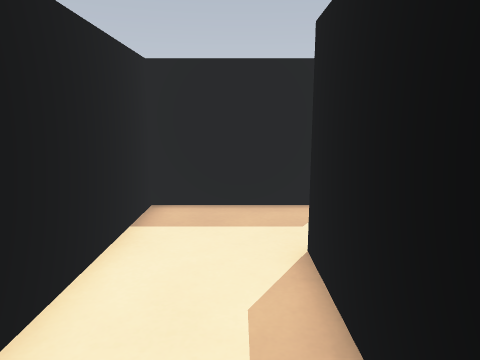
View 1 (above)

23 first-person views from a walk through a Godot game level. The camera is 1.2 m above the floor, tilts 10° down and sees 70° across. The floor is counted in squares, 0.5 m on a side. Each view is taken from the middle of a square. On the plan, view 1 faces up. The plan holds only what a view shows up to about 20 squares ahead; the rest is blank. The place goes on beyond the plan.

View 2
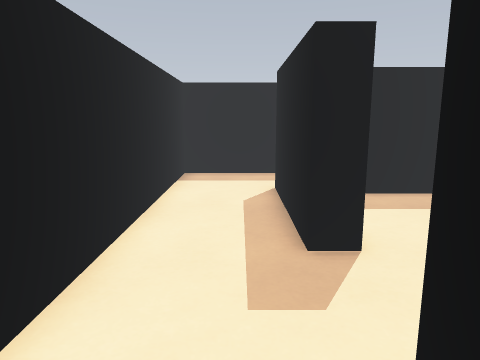

View 3
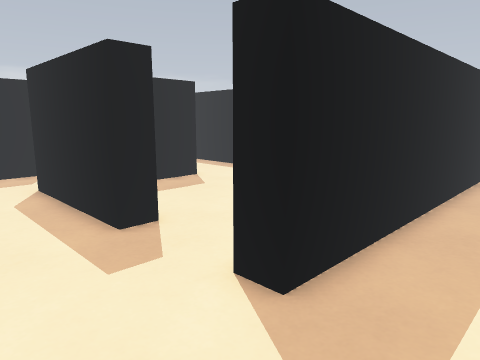

View 4
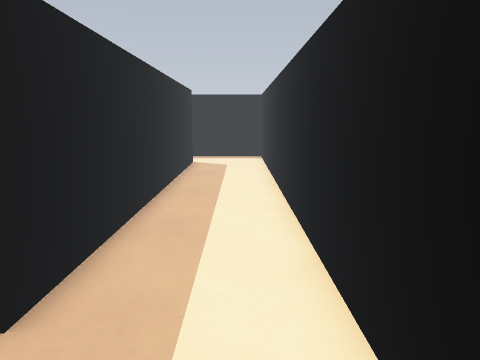

View 5
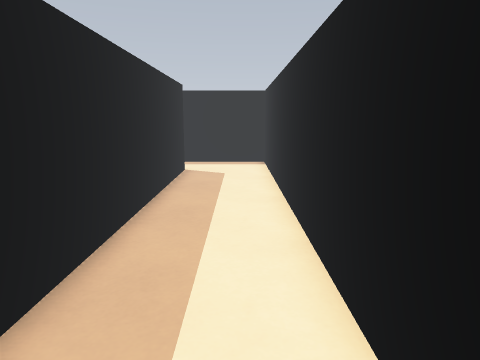

View 6
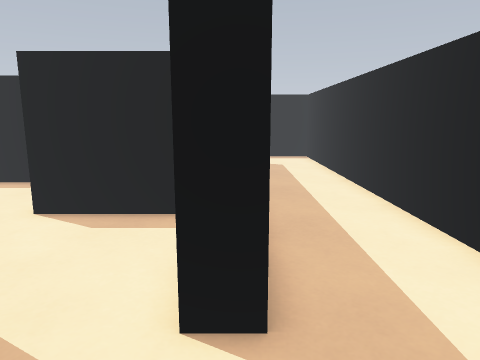

View 7
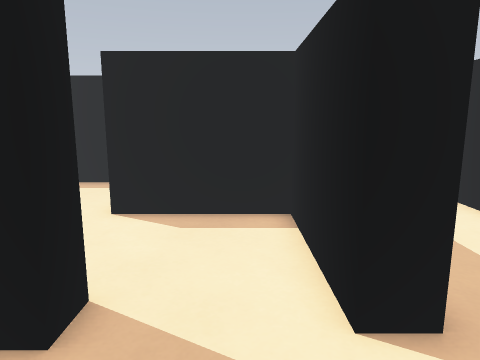

View 8
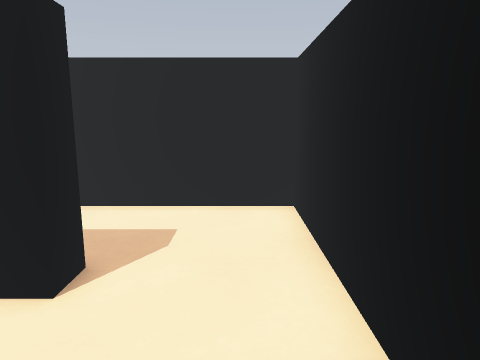

View 9
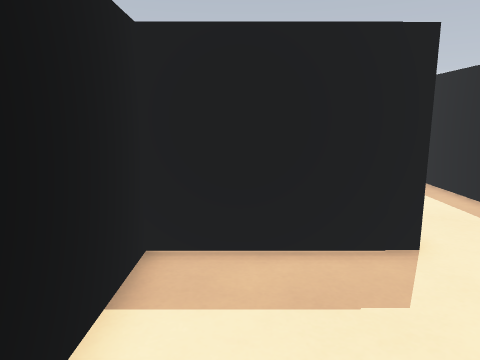

View 10
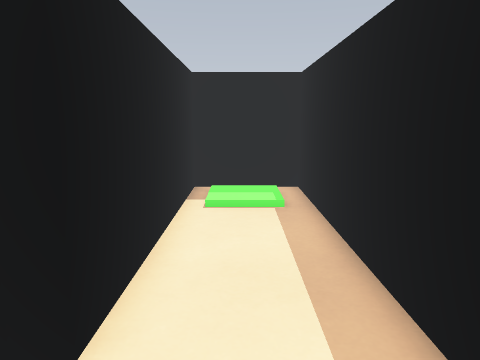

View 11
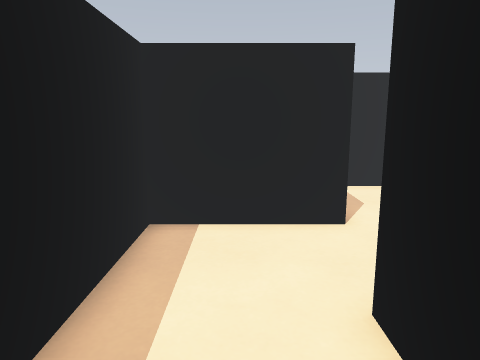

View 12
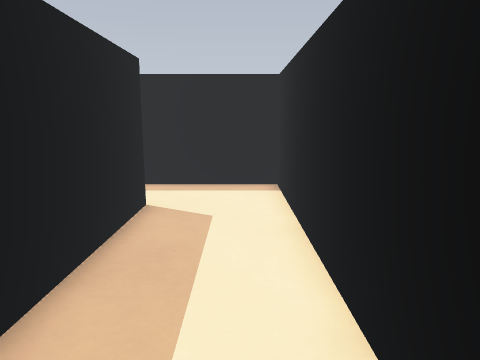

View 13
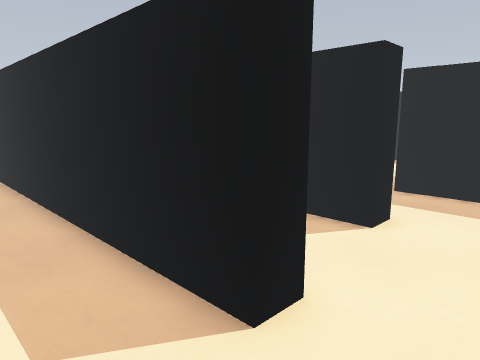

View 14
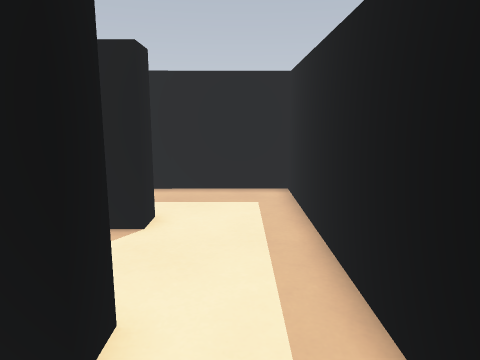

View 15
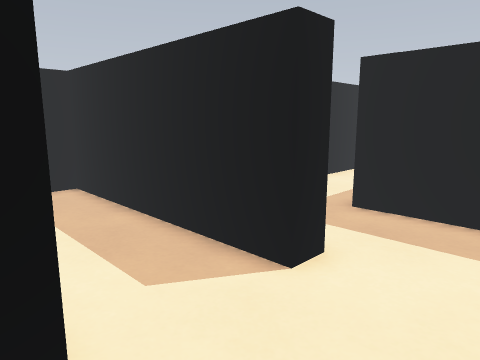

View 16
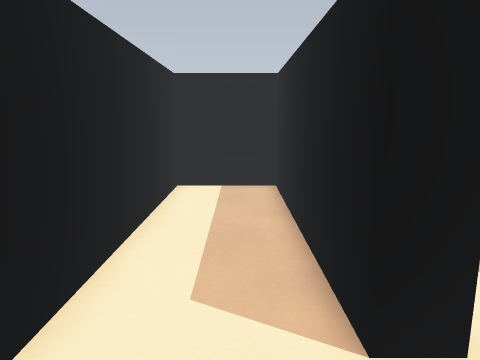

View 17
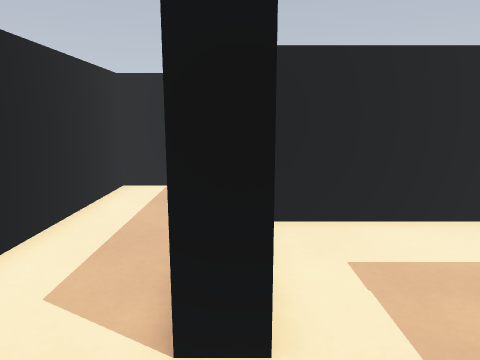

View 18
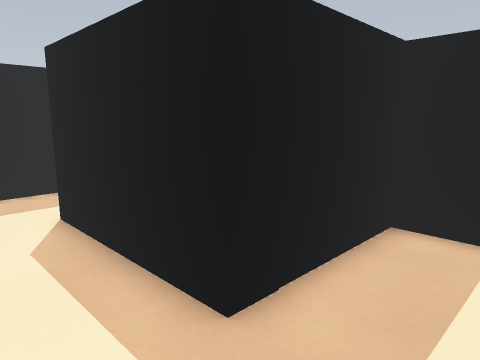

View 19
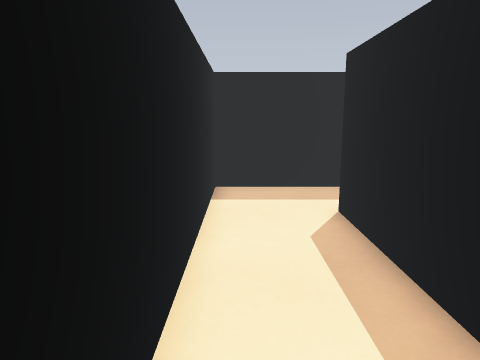

View 20
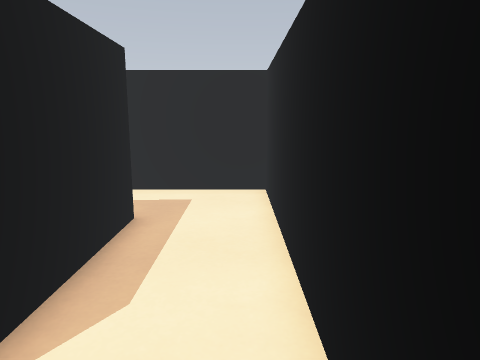

View 21
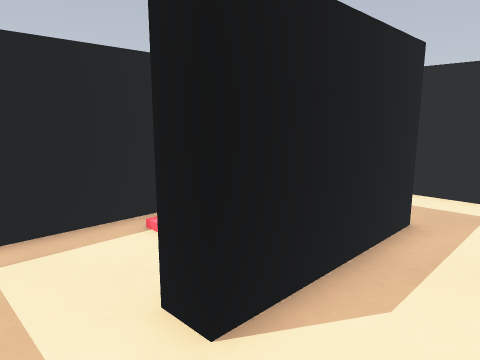

View 22
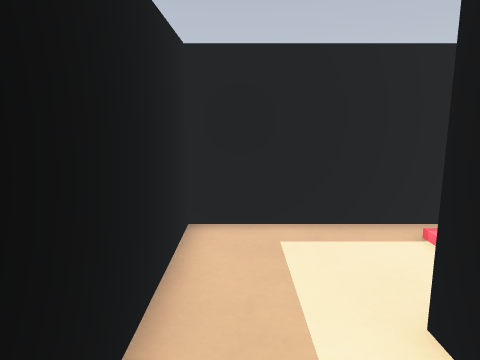

View 23
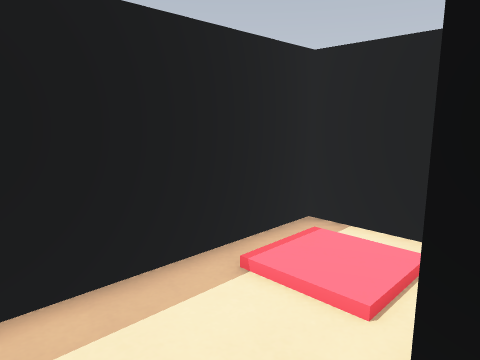

### Floor plan
Points are (right, up) in squares from view 1. A wall is a line through its corners. A room is listed if a view was taken in it or the views show most of it. See-through windows are left out.
Room 1 (views 1, 6, 7, 8)
walls: (2.4, 0) (1.3, 0) (1.3, 6.1); (1.5, -4.3) (1.5, -3.3) (2.5, -3.3); (0.5, 9.5) (-2.5, 9.5) (-2.5, -4.4)
ways out: opening at (-0.5, -3.5) to room 2; opening at (2, -1.5) to room 3; opening at (1.5, 7.5)
Room 2 (views 2, 3, 4, 5, 12, 13, 14)
walls: (17.5, -4.3) (1.5, -4.3); (-2.5, -4.4) (-2.5, -8.4) (20.7, -8.4) (20.7, -4.4)
ways out: opening at (-0.5, -3.5) to room 1; opening at (19, -3.5) to room 5
Room 3 (view 9)
walls: (2.5, -3.3) (6.5, -3.3) (6.5, -0.4)
ways out: opening at (2, -1.5) to room 1; opening at (4.5, 0.5) to room 9
Room 4 (views 10, 11)
walls: (6.5, 1.3) (11.1, 1.3) (11.1, 14.2) (7.4, 14.2) (7.4, 5.1) (6.4, 5.1)
ways out: opening at (7, 3) to room 9
Room 5 (views 15, 16)
walls: (17.5, -3.2) (17.5, -4.3); (16.9, 0.3) (7.6, 0.3) (7.6, -3.3) (17.1, -3.3); (20.7, -4.4) (20.7, -0.4)
ways out: opening at (19, -3.5) to room 2; opening at (19, 0.5) to room 6
Room 6 (view 17)
walls: (16.9, 1.3) (16.9, 0.3); (20.7, -0.4) (20.7, 4.8) (17.5, 4.8)
ways out: opening at (19, 0.5) to room 5; opening at (16.5, 3) to room 7
Room 7 (views 18, 19, 20, 21, 22, 23)
walls: (17.5, 4.8) (15.6, 4.8) (15.6, 10.8) (16.6, 10.8); (17.5, 14.2) (12.1, 14.2) (12.1, 1.3) (16.9, 1.3)
ways out: opening at (16.5, 3) to room 6; opening at (16.5, 12) to room 8
Room 8 (no view inside)
walls: (18, 5.9) (20.7, 5.9) (20.7, 14.2) (17.5, 14.2)
ways out: opening at (16.5, 12) to room 7
Room 9 (no view inside)
walls: (6.5, -0.4) (6.5, 1.3); (6.4, 5.1) (2.3, 5.1) (2.3, 1.1)
ways out: opening at (4.5, 0.5) to room 3; opening at (7, 3) to room 4

Positions as (right, up) in squares from view 1, and headings:
1: (0, 0), facing up
2: (0, -6), facing up
3: (-2, -7), facing up-right
4: (-2, -7), facing right
5: (1, -7), facing right
6: (-2, -4), facing right
7: (-2, -2), facing right
8: (-1, 1), facing down
9: (4, -1), facing up
10: (9, 2), facing up
11: (9, 9), facing down
12: (8, -7), facing right
13: (20, -7), facing up-left
14: (19, -7), facing up
15: (20, -4), facing up-left
16: (20, -1), facing left
17: (20, 1), facing left
18: (13, 2), facing up-right
19: (13, 2), facing up
20: (13, 13), facing down
21: (13, 13), facing down-right
22: (13, 13), facing right
23: (16, 13), facing down-right
